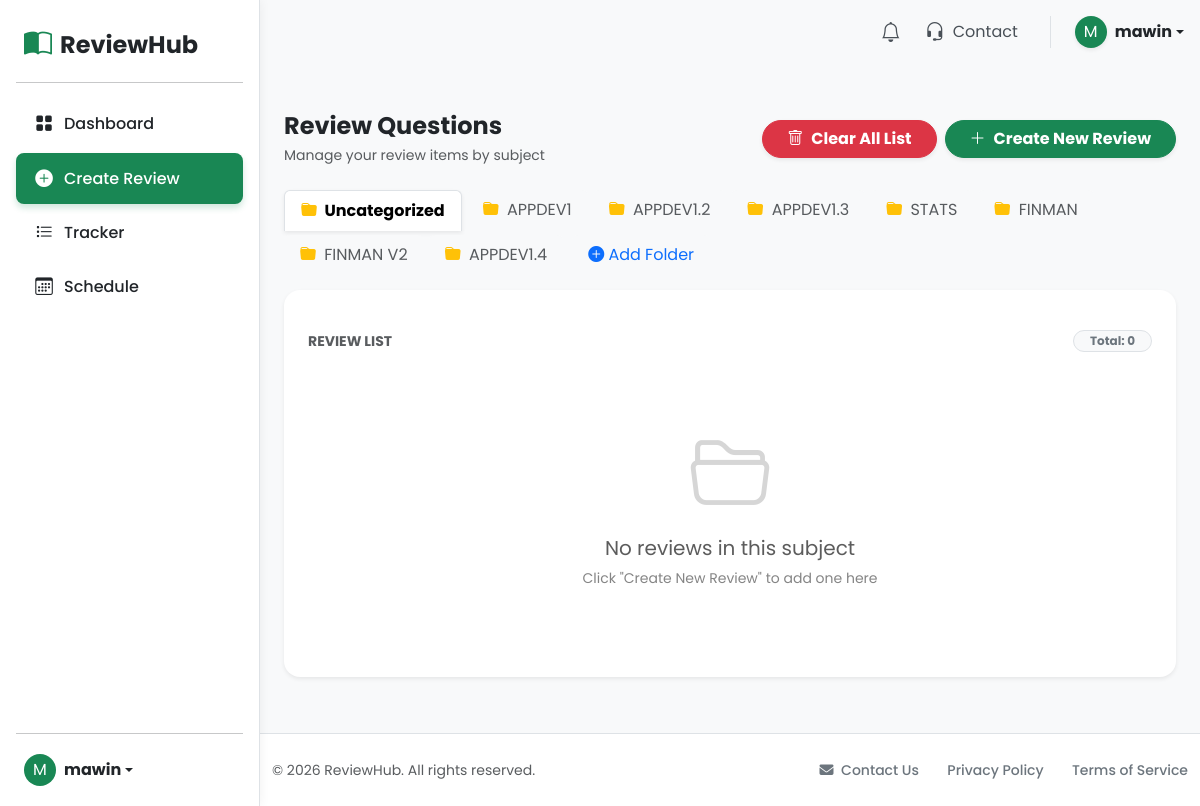
/src/create_review.php (signed in), run on the app's committed database.
### tables this page shows
CREATE TABLE subjects (
        id INTEGER PRIMARY KEY AUTOINCREMENT,
        user_id INTEGER NOT NULL,
        name TEXT NOT NULL,
        created_at DATETIME DEFAULT CURRENT_TIMESTAMP,
        FOREIGN KEY (user_id) REFERENCES users(id)
    );

### src/create_review.php (the view, shortened to what this page needs)
<?php
$db = get_db();
$user = $_SESSION['user'];
$user_id = $user['id'];
$subjectStmt = $db->prepare("SELECT * FROM subjects WHERE user_id = :uid ORDER BY id ASC");
$subjectStmt->bindValue(':uid', $user_id, SQLITE3_INTEGER);
$subjectResult = $subjectStmt->execute();
$subjects = [];
while ($row = $subjectResult->fetchArray(SQLITE3_ASSOC)) {
    $subjects[] = $row;
}
$active_subject_id = isset($_GET['subject_id']) && is_numeric($_GET['subject_id']) ? (int)$_GET['subject_id'] : null;
$page = isset($_REQUEST['page']) && is_numeric($_REQUEST['page']) ? (int)$_REQUEST['page'] : 1;
$limit = 5;
$offset = ($page - 1) * $limit;
if ($active_subject_id) {
    $countStmt = $db->prepare("SELECT COUNT(*) as count FROM content WHERE user_id = :uid AND subject_id = :sid");
    $countStmt->bindValue(':sid', $active_subject_id, SQLITE3_INTEGER);
} else {
    $countStmt = $db->prepare("SELECT COUNT(*) as count FROM content WHERE user_id = :uid AND subject_id IS NULL");
}
$countStmt->bindValue(':uid', $user_id, SQLITE3_INTEGER);
$countResult = $countStmt->execute()->fetchArray(SQLITE3_ASSOC);
$total_records = $countResult['count'];
$reviews = [];
function renderReviewList($reviews, $offset, $total_records, $current_page, $active_subject_id) {
    ?>
    <div class="d-flex justify-content-between align-items-center mb-4 mt-3">
        <h6 class="fw-bold text-muted text-uppercase small ls-1 mb-0">Review List</h6>
        <span class="badge bg-light text-secondary border rounded-pill px-3">
            Total: <?php echo $total_records; ?>
        </span>
    </div>
    <?php
    $display_index = $offset + 1;
    if (!empty($reviews)) {
        foreach ($reviews as $row) {
            ?>
            <div class="card mb-3 border-0 shadow-sm hover-shadow transition-all activity-card">
                <div class="card-body p-3">
                    <div class="d-flex align-items-center">
                        <div class="flex-shrink-0 text-center rounded p-2 me-3 q-box">
                            <small class="d-block fw-bold text-uppercase opacity-75" style="font-size: 0.65rem; letter-spacing: 1px;">ITEM</small>
                            <span class="h4 d-block mb-0 fw-bold">#<?php echo $display_index; ?></span>
                        </div>
                        <div class="flex-grow-1 min-w-0 me-3" style="min-width: 0;">
                            <h6 class="mb-1 fw-bold text-truncate text-dark">
                                <?php echo htmlspecialchars($row['question']); ?>
                            </h6>
                            <div class="text-muted small text-truncate-2">
                                <?php echo htmlspecialchars($row['answer']); ?>
                            </div>
                        </div>
                        <div class="flex-shrink-0">
                            <div class="dropdown">
                                <button class="btn btn-light btn-sm rounded-circle" type="button" data-bs-toggle="dropdown">
                                    <i class="bi bi-three-dots-vertical"></i>
                                </button>
                                <ul class="dropdown-menu dropdown-menu-end shadow-sm border-0">
                                    <li>
                                        <button class="dropdown-item small"
                                                data-bs-toggle="modal"
                                                data-bs-target="#editReviewModal"
                                                data-id="<?php echo $row['id']; ?>"
                                                data-question="<?php echo htmlspecialchars($row['question']); ?>"
                                                data-answer="<?php echo htmlspecialchars($row['answer']); ?>">
                                            <i class="bi bi-pencil me-2 text-warning"></i> Edit
                                        </button>
                                    </li>
                                    <li><hr class="dropdown-divider"></li>
                                    <li>
                                        <form method="POST" onsubmit="return confirm('Are you sure you want to delete this review?');" class="m-0 p-0">
                                            <input type="hidden" name="action" value="delete_review">
                                            <input type="hidden" name="id" value="<?php echo $row['id']; ?>">
                                            <input type="hidden" name="page" value="<?php echo $current_page; ?>">
                                            <input type="hidden" name="subject_id" value="<?php echo $active_subject_id; ?>">
                                            <button type="submit" class="dropdown-item small text-danger">
                                                <i class="bi bi-trash me-2"></i> Delete
                                            </button>
                                        </form>
                                    </li>
                                </ul>
                            </div>
                        </div>
                    </div>
                </div>
            </div>
            <?php
            $display_index++;
        }
    } else {
        echo '
        <div class="text-center py-5 text-muted grayscale">
            <div class="mb-3">
                <i class="bi bi-folder2-open display-1 opacity-25"></i>
            </div>
            <h5 class="fw-normal">No reviews in this subject</h5>
            <p class="small opacity-75">Click "Create New Review" to add one here</p>
        </div>';
    }
}
?>
<!DOCTYPE html>
<html lang="en">
<head>
    <link href="https://cdn.jsdelivr.net/npm/bootstrap@5.3.0/dist/css/bootstrap.min.css" rel="stylesheet">
    <link rel="stylesheet" href="https://cdnjs.cloudflare.com/ajax/libs/font-awesome/6.4.0/css/all.min.css">
    <link rel="stylesheet" href="https://cdn.jsdelivr.net/npm/bootstrap-icons@1.10.5/font/bootstrap-icons.css">
    <link rel="stylesheet" href="../styles/schedule.css">
    <link rel="stylesheet" href="../styles/nav.css">
    <link rel="stylesheet" href="../styles/create_review.css">
</head>
<body>
    <?php require_once "header.php"; ?>
    <?php include "nav.php"; ?>
    <main class="main-content">
        <div class="container-xl p-3 p-lg-4">
            <div class="row align-items-center justify-content-between mb-4 g-3">
                <div class="col-12 col-md-auto">
                    <h4 class="mb-0 fw-bold text-dark">
                        Review Questions
                    </h4>
                    <div class="text-muted small mt-1">Manage your review items by subject</div>
                </div>
                <div class="col-12 col-md-auto d-grid gap-2 d-md-flex align-items-center">
                    <form method="POST" onsubmit="return confirm('Are you sure you want to delete ALL reviews in this folder? This cannot be undone.');" class="d-grid d-md-block m-0">
                        <button type="submit" class="btn btn-danger rounded-pill px-4 fw-bold shadow-sm">
                            <i class="bi bi-trash me-2"></i>Clear All List
                        </button>
                    </form>
                    <button class="btn btn-success rounded-pill px-4 fw-bold shadow-sm" data-bs-toggle="modal" data-bs-target="#addReviewModal">
                        <i class="bi bi-plus-lg me-2"></i>Create New Review
                    </button>
                </div>
            </div>
            <ul class="nav nav-tabs border-bottom-0 mb-3" style="gap: 5px;">
                <li class="nav-item">
                    <a class="nav-link <?php echo $active_subject_id === null ? 'active fw-bold shadow-sm border-bottom-0' : 'text-muted bg-light border-0'; ?> rounded-top"
                       href="create_review.php">
                       <i class="bi bi-folder-fill me-1 text-warning"></i> Uncategorized
                    </a>
                </li>
                <?php foreach ($subjects as $sub): ?>
                    <li class="nav-item">
                        <a class="nav-link <?php echo $active_subject_id === $sub['id'] ? 'active fw-bold shadow-sm border-bottom-0' : 'text-muted bg-light border-0'; ?> rounded-top"
                           href="create_review.php?subject_id=<?php echo $sub['id']; ?>">
                           <i class="bi bi-folder-fill me-1 text-warning"></i> <?php echo htmlspecialchars($sub['name']); ?>
                        </a>
                    </li>
                <?php endforeach; ?>
                <li class="nav-item ms-1">
                    <button class="nav-link text-primary bg-light border-0 rounded-top" data-bs-toggle="modal" data-bs-target="#addSubjectModal">
                        <i class="bi bi-plus-circle-fill"></i> Add Folder
                    </button>
                </li>
            </ul>
            <div class="card border-0 shadow-sm rounded-4 rounded-top-start-0">
                <div class="card-body p-4">
                    <div id="review-list-container">
                        <?php renderReviewList($reviews, $offset, $total_records, $page, $active_subject_id); ?>
                    </div>
                </div>
            </div>
        </div>
    </main>
    <?php include "footer.php"; ?>
</body>
</html>

### styles/schedule.css (style rules this page uses)
:root { --primary-color: #198754; --bg-light: #f8f9fa; }
body { font-family: 'Poppins', sans-serif; background-color: var(--bg-light); overflow-x: hidden; }
.main-content { flex-grow: 1; padding-bottom: 80px; }
@media (min-width: 992px) { .main-content { padding-bottom: 2rem; } }

### styles/nav.css (style rules this page uses)
@media (min-width: 992px) { body { padding-left: 260px; } }
body { background-color: #f8f9fa; min-height: 100vh; }

### styles/create_review.css (style rules this page uses)
body { background-color: #f8f9fa; }
.grayscale { filter: grayscale(100%); }
#review-list-container { transition: opacity 0.2s ease-in-out; }

### data on the page
subjects: name "APPDEV1"
subjects: name "APPDEV1.2"
subjects: name "APPDEV1.3"
subjects: name "STATS"
subjects: name "FINMAN"
subjects: name "FINMAN V2"
subjects: name "APPDEV1.4"

### other printed values
substr($user['username'], 0, 1) "M"
$user['username'] "mawin"
$total_records "0"
